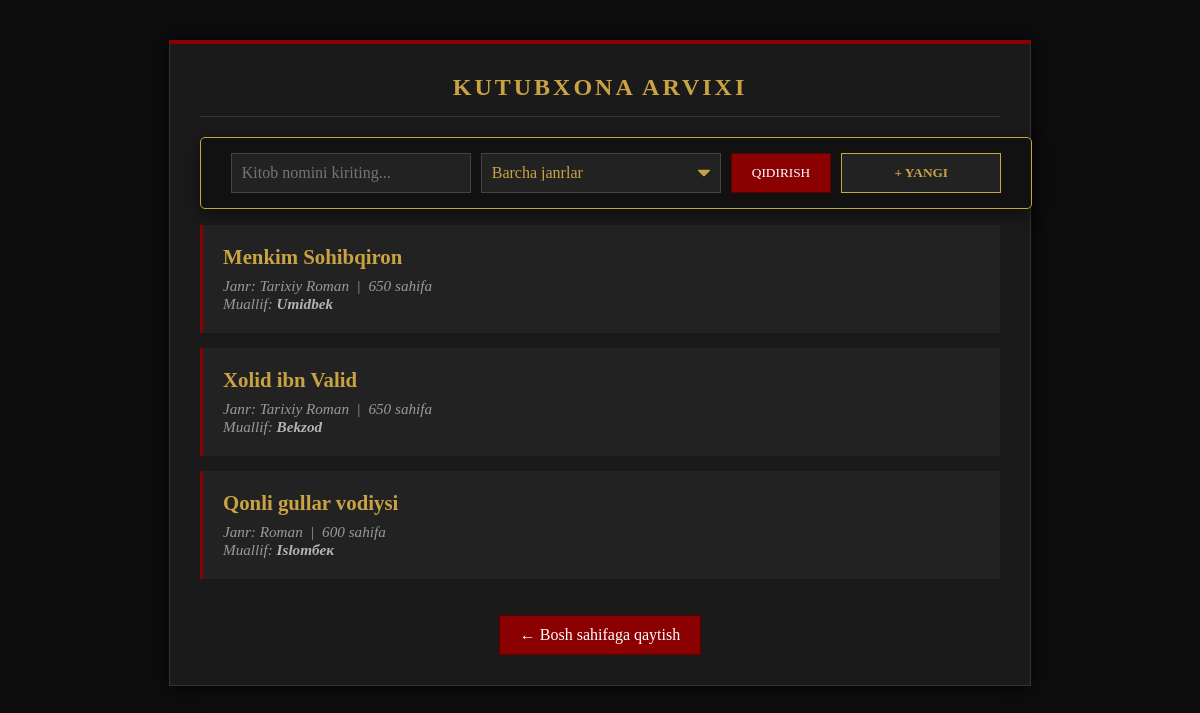
The app's page /kitoblar/top-sahifa/, older data.
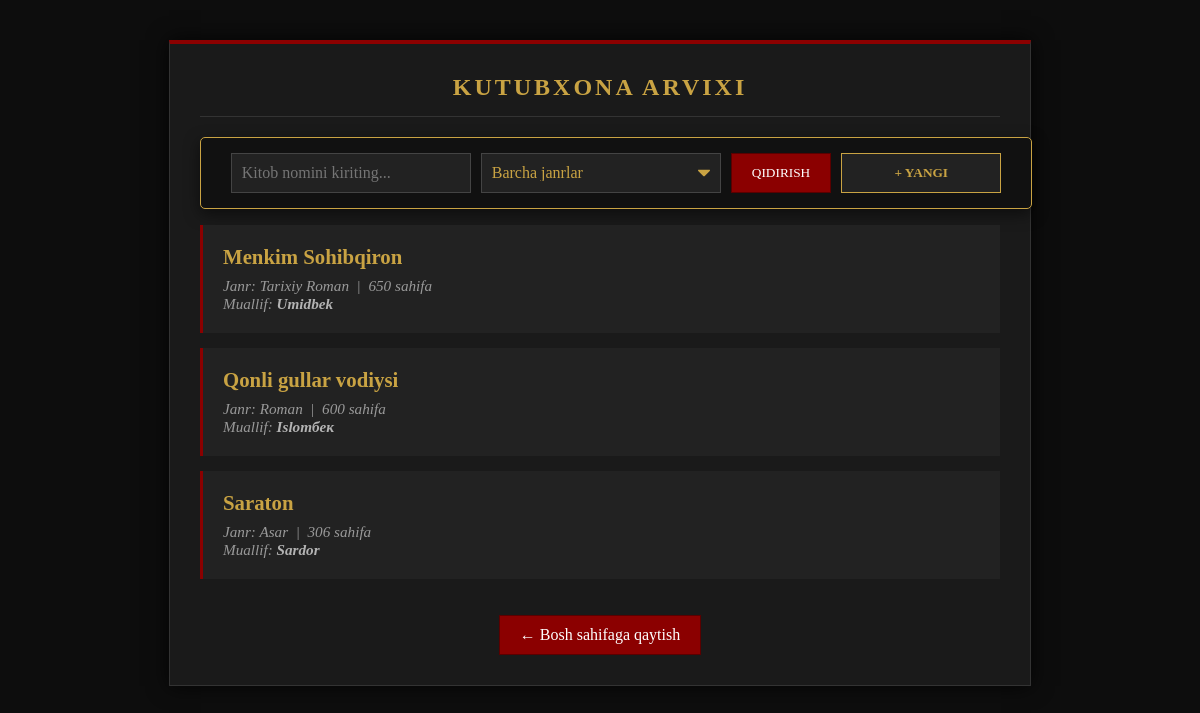
The same page, newer data.
### main/models.py (models this page shows, shortened)
class Kitob(models.Model):
    nom = models.CharField(max_length = 100)
    janr = models.CharField(max_length = 100)
    sahifa = models.IntegerField()
    muallif = models.ForeignKey(Muallif, on_delete=models.CASCADE)
    class Meta:
        verbose_name = "Kitob"
        verbose_name_plural = "Kitoblar"

class Muallif(models.Model):
    class Jins(models.TextChoices):
        MALE = 'male', 'Male'
        FEMALE = 'female', 'Female'
    ism = models.CharField(max_length = 100)
    jins = models.CharField(max_length = 100, choices=Jins.choices)
    tugilgan_sana = models.DateField()
    kitob_soni = models.IntegerField()
    tirik = models.BooleanField()
    class Meta:
        verbose_name = "Muallif"
        verbose_name_plural = "Mualliflar"

### main/views.py (the view)
# urls.py: path('kitoblar/top-sahifa/', views.top_sahifali_kitoblar, name='top_sahifali_kitoblar'),
def top_sahifali_kitoblar(request):
    kitoblar = Kitob.objects.order_by('-sahifa')[:3]
    return render(request, 'kitoblar_royxati.html', {'kitoblar': kitoblar})

### main/templates/kitoblar_royxati.html (shortened to what this page needs)
<!DOCTYPE html>
<html lang="uz">
<head>
</head>
<body>
    <div class="container">
        <h2>Kutubxona Arvixi</h2>
        <form action="/kitoblar/" method="GET" class="filter-container">
            <input type="text" name="qidiruv" class="filter-input" placeholder="Kitob nomini kiriting..." value="{{ request.GET.qidiruv }}">
            <select name="janr" class="filter-input custom-select">
                <option value="">Barcha janrlar</option>
            </select>
            <button type="submit" class="filter-btn">Qidirish</button>
            <button type="button" class="add-btn" onclick="ochishModal()">+ Yangi</button>
        </form>
        <ul>
            {% for kitob in kitoblar %}
                <li>
                    <a href="/kitob/{{ kitob.id }}" class="title-link">{{ kitob.nom }}</a>
                    <div class="details">
                        Janr: {{ kitob.janr }} &nbsp;|&nbsp; {{ kitob.sahifa }} sahifa <br>
                        Muallif: <strong style="color:#b3b3b3;">{{ kitob.muallif.ism }}</strong>
                    </div>
                </li>
            {% empty %}
                <li style="text-align: center; border: none; color: #666;">Bunday ma'lumot topilmadi...</li>
            {% endfor %}
        </ul>
        <div style="text-align: center;">
            <a href="/" class="back-btn">&#8592; Bosh sahifaga qaytish</a>
        </div>
    </div>
</body>
</html>

Row changes from the older to the newer data that the page shows:
removed Kitob: nom "Xolid ibn Valid", janr "Tarixiy Roman", sahifa "650", muallif.ism "Bekzod"
now on this page (row edited): Kitob: nom "Saraton", janr "Asar", sahifa "306", muallif.ism "Sardor"
